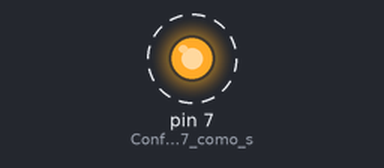
Bench run of a sketch on a simulated Arduino Uno, built with avr-gcc and run on an emulated ATmega328P. Shown: output pins drawn as LEDs (lit = HIGH). Dashed ring = blinking.

Above: at 0.5 s.
Timing chart, 0 to 4.6 s (numbered marks = the images above):
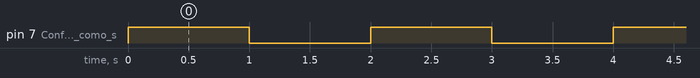

The sketch:

Leccion2.ino
```cpp
void setup(){
    pinMode(7, OUTPUT);     // Configura el pin 7 como salida digital
}


void loop(){
    digitalWrite(7, HIGH);  // "Enciende" el pin 7
    delay(1000);            // Espera 1 segundo
    digitalWrite(7, LOW);   // "Apaga" el pin 7
    delay(1000);            // Espera 1 segundo
}
```

Measured:
- by itself, pin 7 (Configura_el_pin_7_como_s): alternates HIGH for 1.0 s and LOW for 1.0 s
